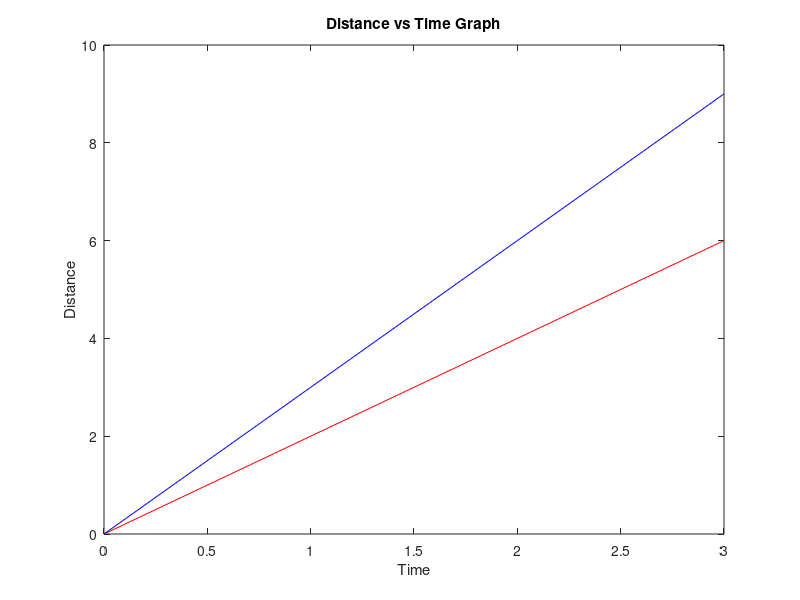

This chart was generated by the following MATLAB code:
clc;
clear all;
close all;

x = linspace(0, 3, 4);
y1 = 2.*x;
y2 = 3.*x;

plot(x, y1, 'r')
hold on;

plot(x, y2, 'b')
hold off;

xlabel('Time')
ylabel('Distance')
title('Distance vs Time Graph')